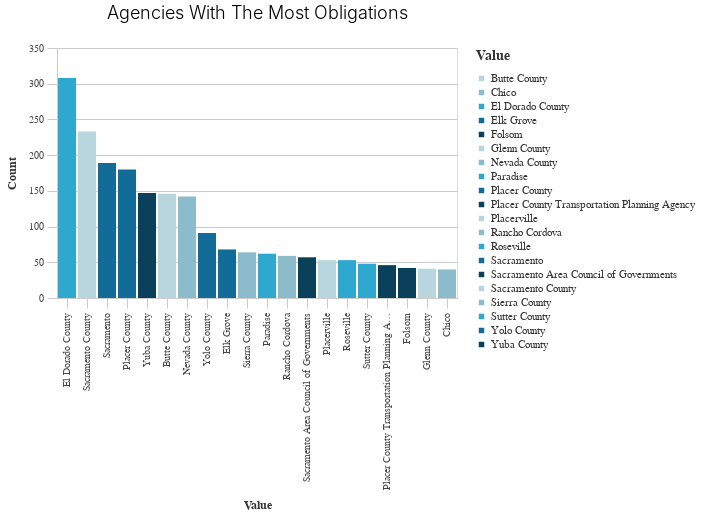

The code cell stored with this chart in its notebook:
### Markdown cell above
### Charting

### Code cell
_dla_utils.basic_bar_chart((df_top>>filter(_.variable=='primary_agency_name')), 'value', 'count', 'value', subset, 'Agencies With The Most Obligations')

### Figure 1 — Vega-Lite specification as saved in the notebook (floating-point values rounded to 4 significant figures)
{"config": {"view": {"continuousWidth": 400, "continuousHeight": 300}, "axis": {"domainColor": "#cbcbcb", "grid": true, "gridColor": "#cbcbcb", "gridWidth": 1, "labelColor": "#474747", "labelFont": "Nunito Sans", "labelFontSize": 10, "labelPadding": 4, "tickColor": "#cbcbcb", "tickSize": 10, "titleColor": "#333", "titleFont": "Raleway", "titleFontSize": 12, "titlePadding": 10}, "axisBand": {"grid": false}, "background": "white", "font": "Raleway", "header": {"labelFont": "Nunito Sans", "titleFont": "Raleway"}, "legend": {"labelColor": "#333", "labelFont": "Nunito Sans", "labelFontSize": 11, "labelLimit": 0, "padding": 1, "symbolSize": 30, "symbolType": "square", "titleColor": "#333", "titleFont": "Raleway", "titleFontSize": 14, "titlePadding": 10}, "title": {"anchor": "middle", "font": "Raleway", "fontSize": 18, "fontWeight": 300, "offset": 20}}, "data": {"name": "data-416479209e347d3014e9901d84309e73"}, "mark": "bar", "encoding": {"color": {"field": "value", "legend": {"title": "Value"}, "scale": {"range": ["#B9D6DF", "#8CBCCB", "#2EA8CE", "#136C97", "#0B405B"]}, "type": "nominal"}, "x": {"field": "value", "sort": "-y", "title": "Value", "type": "nominal"}, "y": {"field": "count", "title": "Count", "type": "quantitative"}}, "height": 250, "title": "Agencies With The Most Obligations", "width": 400, "$schema": "https://vega.github.io/schema/vega-lite/v4.17.0.json", "datasets": {"data-416479209e347d3014e9901d84309e73": [{"value": "El Dorado County", "count": 308, "variable": "primary_agency_name"}, {"value": "Sacramento County", "count": 233, "variable": "primary_agency_name"}, {"value": "Sacramento", "count": 189, "variable": "primary_agency_name"}, {"value": "Placer County", "count": 180, "variable": "primary_agency_name"}, {"value": "Yuba County", "count": 147, "variable": "primary_agency_name"}, {"value": "Butte County", "count": 146, "variable": "primary_agency_name"}, {"value": "Nevada County", "count": 142, "variable": "primary_agency_name"}, {"value": "Yolo County", "count": 91, "variable": "primary_agency_name"}, {"value": "Elk Grove", "count": 68, "variable": "primary_agency_name"}, {"value": "Sierra County", "count": 64, "variable": "primary_agency_name"}, {"value": "Paradise", "count": 62, "variable": "primary_agency_name"}, {"value": "Rancho Cordova", "count": 59, "variable": "primary_agency_name"}, {"value": "Sacramento Area Council of Governments", "count": 57, "variable": "primary_agency_name"}, {"value": "Placerville", "count": 53, "variable": "primary_agency_name"}, {"value": "Roseville", "count": 53, "variable": "primary_agency_name"}, {"value": "Sutter County", "count": 48, "variable": "primary_agency_name"}, {"value": "Placer County Transportation Planning Agency", "count": 46, "variable": "primary_agency_name"}, {"value": "Folsom", "count": 42, "variable": "primary_agency_name"}, {"value": "Glenn County", "count": 41, "variable": "primary_agency_name"}, {"value": "Chico", "count": 40, "variable": "primary_agency_name"}]}}
